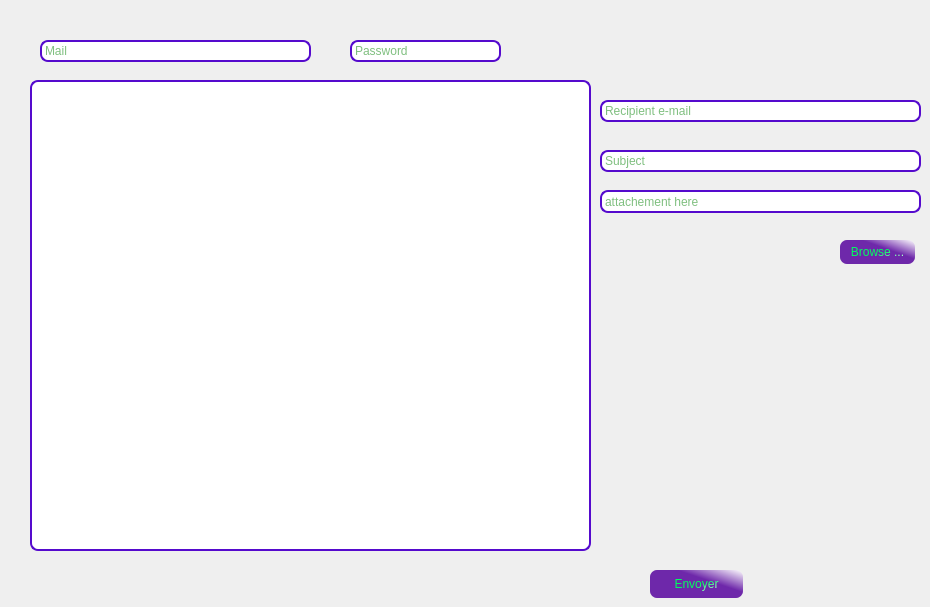
     <widget class="QWidget" name="tab_8">
      <attribute name="title">
       <string>Mail</string>
      </attribute>
      <widget class="QTextEdit" name="message">
       <property name="geometry">
        <rect>
         <x>30</x>
         <y>80</y>
         <width>561</width>
         <height>471</height>
        </rect>
       </property>
       <property name="styleSheet">
        <string notr="true">QTextEdit {
	font: 8pt &quot;Times New Roman&quot;;
padding: 1px;
border-style: solid;
border: 2px solid rgb(85,10,205);
border-radius: 8px;
font-color:green;
 background-color:white;
color:green;
}

QTextEdit:focus
{
  border-color:rgb(200,50,10);
}</string>
       </property>
       <property name="html">
        <string>&lt;!DOCTYPE HTML PUBLIC &quot;-//W3C//DTD HTML 4.0//EN&quot; &quot;http://www.w3.org/TR/REC-html40/strict.dtd&quot;&gt;
&lt;html&gt;&lt;head&gt;&lt;meta name=&quot;qrichtext&quot; content=&quot;1&quot; /&gt;&lt;style type=&quot;text/css&quot;&gt;
p, li { white-space: pre-wrap; }
&lt;/style&gt;&lt;/head&gt;&lt;body style=&quot; font-family:'Times New Roman'; font-size:8pt; font-weight:400; font-style:normal;&quot;&gt;
&lt;p style=&quot;-qt-paragraph-type:empty; margin-top:0px; margin-bottom:0px; margin-left:0px; margin-right:0px; -qt-block-indent:0; text-indent:0px; font-family:'MS Shell Dlg 2'; font-size:7.8pt;&quot;&gt;&lt;br /&gt;&lt;/p&gt;&lt;/body&gt;&lt;/html&gt;</string>
       </property>
      </widget>
      <widget class="QPushButton" name="Envoyer_Mail">
       <property name="geometry">
        <rect>
         <x>650</x>
         <y>570</y>
         <width>93</width>
         <height>28</height>
        </rect>
       </property>
       <property name="styleSheet">
        <string notr="true">QPushButton

 {
      border-style: groove;
      border-radius: 7;
      padding: 3px;

     color: qlineargradient(spread:pad, x1:0.439, y1:0.5, x2:1, y2:1, stop:0.134783 rgba(0, 255, 94, 255), stop:1 rgba(255, 255, 255, 255));

  background-color: qlineargradient(spread:pad, x1:0.565, y1:0.386364, x2:1, y2:0, stop:0.0869565 rgba(110, 40, 170, 255), stop:1 rgba(255, 255, 255, 255));
   
  font: 75 8pt &quot;Arial Narrow&quot;;
  }


QPushButton:focus

 {

  
    background-color: qlineargradient(spread:pad, x1:0, y1:0, x2:1, y2:1, stop:0.491304 rgba(255, 0, 0, 255), stop:1 rgba(255, 255, 255, 255));
 }

QPushButton:hover

 {
    background-color: qlineargradient(spread:pad, x1:0, y1:0, x2:1, y2:1, stop:0.491304 rgba(255, 0, 0, 255), stop:1 rgba(255, 255, 255, 255));

 }</string>
       </property>
       <property name="text">
        <string>Envoyer</string>
       </property>
       <property name="icon">
        <iconset>
         <normaloff>../../Downloads/chat.png</normaloff>../../Downloads/chat.png</iconset>
       </property>
      </widget>
      <widget class="QLineEdit" name="e_mail">
       <property name="geometry">
        <rect>
         <x>40</x>
         <y>40</y>
         <width>271</width>
         <height>22</height>
        </rect>
       </property>
       <property name="styleSheet">
        <string notr="true">QLineEdit {
	font: 8pt &quot;Times New Roman&quot;;
padding: 1px;
border-style: solid;
border: 2px solid rgb(85,10,205);
border-radius: 8px;
font-color:green;
 background-color:white;
color:green;
}

QLineEdit:focus
{
  border-color:rgb(200,50,10);
}</string>
       </property>
       <property name="placeholderText">
        <string>Mail</string>
       </property>
      </widget>
      <widget class="QLineEdit" name="recipient">
       <property name="geometry">
        <rect>
         <x>600</x>
         <y>100</y>
         <width>321</width>
         <height>22</height>
        </rect>
       </property>
       <property name="styleSheet">
        <string notr="true">QLineEdit {
	font: 8pt &quot;Times New Roman&quot;;
padding: 1px;
border-style: solid;
border: 2px solid rgb(85,10,205);
border-radius: 8px;
font-color:green;
 background-color:white;
color:green;
}

QLineEdit:focus
{
  border-color:rgb(200,50,10);
}</string>
       </property>
       <property name="placeholderText">
        <string>Recipient e-mail</string>
       </property>
      </widget>
      <widget class="QLineEdit" name="subject">
       <property name="geometry">
        <rect>
         <x>600</x>
         <y>150</y>
         <width>321</width>
         <height>22</height>
        </rect>
       </property>
       <property name="styleSheet">
        <string notr="true">QLineEdit {
	font: 8pt &quot;Times New Roman&quot;;
padding: 1px;
border-style: solid;
border: 2px solid rgb(85,10,205);
border-radius: 8px;
font-color:green;
 background-color:white;
color:green;
}

QLineEdit:focus
{
  border-color:rgb(200,50,10);
}</string>
       </property>
       <property name="placeholderText">
        <string>Subject</string>
       </property>
      </widget>
      <widget class="QLineEdit" name="password">
       <property name="geometry">
        <rect>
         <x>350</x>
         <y>40</y>
         <width>151</width>
         <height>22</height>
        </rect>
       </property>
       <property name="styleSheet">
        <string notr="true">QLineEdit {
	font: 8pt &quot;Times New Roman&quot;;
padding: 1px;
border-style: solid;
border: 2px solid rgb(85,10,205);
border-radius: 8px;
font-color:green;
 background-color:white;
color:green;
}

QLineEdit:focus
{
  border-color:rgb(200,50,10);
}</string>
       </property>
       <property name="placeholderText">
        <string>Password</string>
       </property>
      </widget>
      <widget class="QLineEdit" name="file">
       <property name="geometry">
        <rect>
         <x>600</x>
         <y>190</y>
         <width>321</width>
         <height>23</height>
        </rect>
       </property>
       <property name="styleSheet">
        <string notr="true">QLineEdit {
	font: 8pt &quot;Times New Roman&quot;;
padding: 1px;
border-style: solid;
border: 2px solid rgb(85,10,205);
border-radius: 8px;
font-color:green;
 background-color:white;
color:green;
}

QLineEdit:focus
{
  border-color:rgb(200,50,10);
}</string>
       </property>
       <property name="placeholderText">
        <string>attachement here</string>
       </property>
      </widget>
      <widget class="QPushButton" name="browse">
       <property name="geometry">
        <rect>
         <x>840</x>
         <y>240</y>
         <width>75</width>
         <height>24</height>
        </rect>
       </property>
       <property name="styleSheet">
        <string notr="true">QPushButton

 {
      border-style: groove;
      border-radius: 7;
      padding: 3px;

     color: qlineargradient(spread:pad, x1:0.439, y1:0.5, x2:1, y2:1, stop:0.134783 rgba(0, 255, 94, 255), stop:1 rgba(255, 255, 255, 255));

  background-color: qlineargradient(spread:pad, x1:0.565, y1:0.386364, x2:1, y2:0, stop:0.0869565 rgba(110, 40, 170, 255), stop:1 rgba(255, 255, 255, 255));
   
  font: 75 8pt &quot;Arial Narrow&quot;;
  }


QPushButton:focus

 {

  
    background-color: qlineargradient(spread:pad, x1:0, y1:0, x2:1, y2:1, stop:0.491304 rgba(255, 0, 0, 255), stop:1 rgba(255, 255, 255, 255));
 }

QPushButton:hover

 {
    background-color: qlineargradient(spread:pad, x1:0, y1:0, x2:1, y2:1, stop:0.491304 rgba(255, 0, 0, 255), stop:1 rgba(255, 255, 255, 255));

 }</string>
       </property>
       <property name="text">
        <string>Browse ...</string>
       </property>
      </widget>
     </widget>
